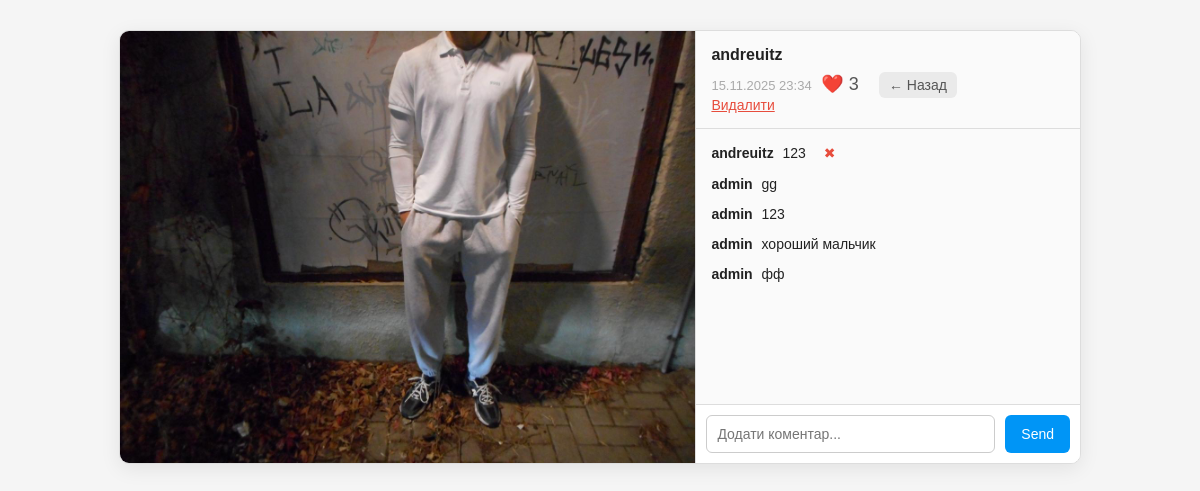
Screenshot of /post/24/ (signed in) with the database file from the repository.
### basic/models.py (models this page shows, shortened)
class Media(models.Model):
    post = models.ForeignKey(Post, on_delete=models.CASCADE, related_name='media')
    file = models.FileField(upload_to='uploads/', null=True, blank=True)
    def is_image(self):
        return self.file.name.lower().endswith(('.png', '.jpg', '.jpeg', '.gif', '.webp'))

class Post(models.Model):
    author = models.ForeignKey(User, on_delete=models.CASCADE)
    caption = models.TextField(blank=True)
    created_at = models.DateTimeField(auto_now_add=True)
    likes = models.ManyToManyField(User, related_name="liked_posts", blank=True)

class Comment(models.Model):
    post = models.ForeignKey("Post", related_name="comments", on_delete=models.CASCADE)
    user = models.ForeignKey(User, on_delete=models.CASCADE)
    text = models.TextField(max_length=500)
    created_at = models.DateTimeField(auto_now_add=True)
    class Meta:
        ordering = ["created_at"]

### basic/views.py (the view)
# urls.py: path('post/<int:pk>/', views.PostDetailView.as_view(), name='post_detail'),
class PostDetailView(DetailView):
    model =  models.Post
    template_name = "basic/post_detail.html"
    context_object_name = "post"

### basic/context_processors.py (called while the page is built)
def unread_notifications(request):
    if request.user.is_authenticated:
        return {
            'unread_notifications': Notification.objects.filter(
                to_user=request.user,
                is_read=False
            ).count()
        }
    return {}

### basic/templates/basic/post_detail.html (shortened to what this page needs)
{% load static %}
<!DOCTYPE html>
<html lang="uk">
<head>
    <link rel="stylesheet" href="{% static 'css/post_detail.css' %}">
</head>
<body>
<div class="post-wrapper">
    <div class="media-block">
        {% for media in post.media.all %}
            {% if media.is_image %}
                <img src="{{ media.file.url }}" alt="">
            {% elif media.is_video %}
                <video src="{{ media.file.url }}" controls></video>
            {% endif %}
        {% endfor %}
    </div>
    <div class="comments-panel">
        <div class="post-header">
            <strong>{{ post.author.username }}</strong><br>
            <span style="font-size: 13px; color: #aaa;">
                {{ post.created_at|date:"d.m.Y H:i" }}
            </span>
            <button type="button"
                    class="like-btn {% if post.liked_by_user %}liked{% endif %}"
                    data-id="{{ post.id }}">
                ❤️ <span class="like-count">{{ post.likes.count }}</span>
            </button>
            <a href="javascript:void(0);" class="back-btn" onclick="history.back();">← Назад</a>
            {% if request.user == post.author %}
                <br>
                <a href="{% url 'basic:post-delete' post.pk %}" style="color:red;">Видалити</a>
            {% endif %}
        </div>
        <div class="comments-list" id="comments">
            {% for c in post.comments.all %}
                <div class="comment" id="comment-{{ c.pk }}">
                    <span class="comment-user">{{ c.user.username }}</span>
                    {{ c.text }}
                    {% if c.user == request.user %}
                        <button class="delete-comment-btn" data-url="{% url 'basic:delete_comment' c.pk %}">✖</button>
                    {% endif %}
                </div>
            {% empty %}
                <p style="color:#777;">Коментарів ще немає</p>
            {% endfor %}
        </div>
        {% if request.user.is_authenticated %}
        <form class="comment-form" method="POST" action="{% url 'basic:add_comment' post.id %}">
            <input type="text" name="text" placeholder="Додати коментар..." required>
            <button type="submit">Send</button>
        </form>
        {% endif %}
    </div>
</div>
</body>
</html>

### basic/static/css/post_detail.css (style rules this page uses)
body { margin: 0; padding: 0; background: #f5f5f5; color: #222; font-family: Arial, sans-serif; display: flex; justify-content: center; padding-top: 30px; }
.post-wrapper { display: flex; background: #ffffff; border: 1px solid #ddd; border-radius: 10px; width: 80%; max-height: 90vh; overflow: hidden; box-shadow: 0 5px 20px rgba(0,0,0,0.08); }
.media-block { width: 60%; background: #f0f0f0; display: flex; align-items: center; justify-content: center; }
.media-block img, .media-block video { max-width: 100%; max-height: 90vh; object-fit: contain; background: #fff; }
.comments-panel { width: 40%; display: flex; flex-direction: column; border-left: 1px solid #ddd; background: #fafafa; }
.post-header { padding: 15px; font-size: 15px; border-bottom: 1px solid #ddd; }
.post-header strong { font-size: 16px; }
.like-btn { background: none; border: none; cursor: pointer; font-size: 18px; color: #555; margin-top: 8px; }
.back-btn { margin-left: 10px; font-size: 14px; color: #555; padding: 5px 10px; border-radius: 6px; background: #eaeaea; text-decoration: none; }
.comments-list { flex: 1; overflow-y: auto; padding: 15px; }
.comment { margin-bottom: 14px; font-size: 14px; }
.comment-user { font-weight: bold; margin-right: 5px; }
.delete-comment-btn { margin-left: 8px; color: #e74c3c; background: none; border: none; cursor: pointer; font-size: 14px; }
.comment-form { border-top: 1px solid #ddd; padding: 10px; display: flex; background: #fff; }
.comment-form input { flex: 1; padding: 10px; border: 1px solid #ccc; border-radius: 6px; outline: none; font-size: 14px; }
.comment-form button { margin-left: 10px; padding: 10px 16px; background: #0095f6; border: none; color: white; cursor: pointer; border-radius: 6px; font-size: 14px; }
.post-header a[style*="red"] { color: #e74c3c !important; font-size: 14px; }

### rows the page displays
Media: file (picture)
Post: author.username "andreuitz", created_at "15.11.2025 23:34", likes.count "3"
Comment: user.username "andreuitz", text "123"
Comment: user.username "admin", text "gg"
Comment: user.username "admin", text "123"
Comment: user.username "admin", text "хороший мальчик"
Comment: user.username "admin", text "фф"
